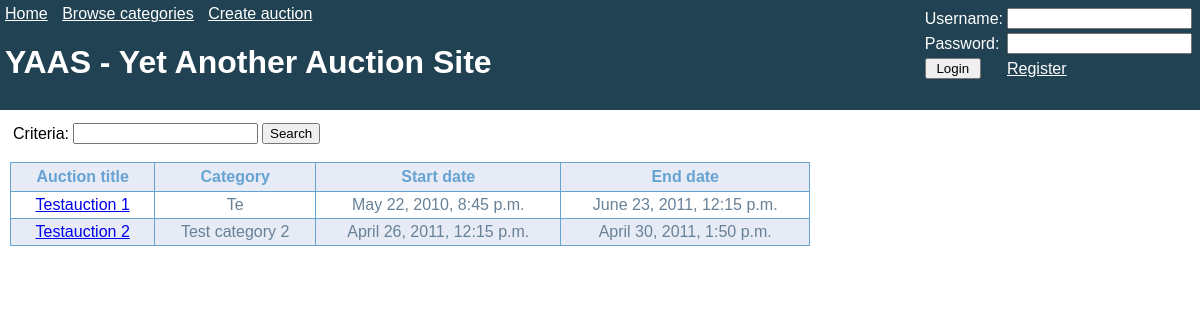
/YAAS/, run on an earlier commit of the app's database.
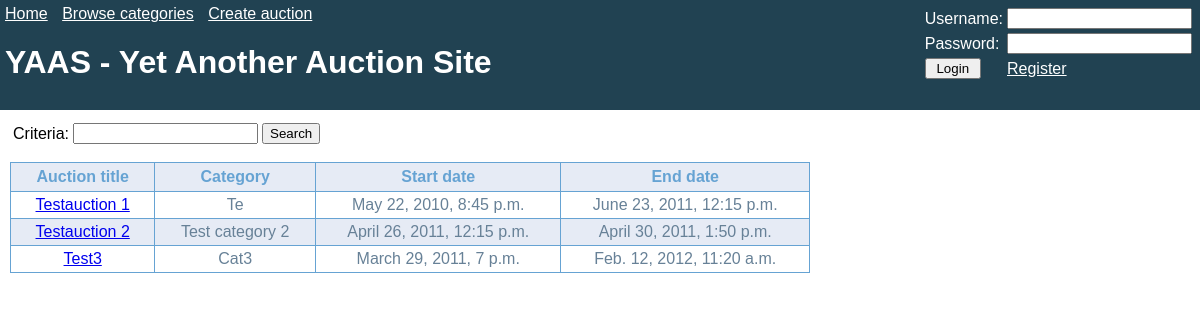
And on a later commit of the database.
### YAAS_app/models.py (models this page shows, shortened)
class Auction(models.Model):
    id = models.AutoField(primary_key=True)
    name = models.CharField(max_length=30)
    category = models.CharField(max_length=30)
    startDate = models.DateTimeField()
    endDate = models.DateTimeField()

### YAAS_app/views.py (the view)
def home(request):
    template = "home.html"
    context = {"auctions": Auction.objects.all()}
    return render_to_response(template, context)

### templates/home.html (shortened to what this page needs)
<!DOCTYPE html>
<html>
<head>
    {% load staticfiles %}
    <link rel="stylesheet" type="text/css" href="{% static "css/main.css" %}">
</head>
<body>
<div id="top">
    <div id="menu">
        <ul>
            <li><a href="/YAAS/">Home</a></li>
            <li><a href="#">Browse categories</a></li>
            <li><a href="/YAAS/create_auction/">Create auction</a></li>
        </ul>
        <h1>YAAS - Yet Another Auction Site</h1>
    </div>
    <form id="login">
        <table>
            <tr>
                <td>Username:</td>
                <td><input type="text" name="username"></td>
            </tr>
            <tr>
                <td>Password:</td>
                <td><input type="password" name="password"></td>
            </tr>
            <tr>
                <td><input type="submit" value=" Login "></td>
                <td><a href="#">Register</a></td>
            </tr>
        </table>
    </form>
</div>
<div id="content">
    <div id="search">
        <table>
            <tr>
                <td>Criteria:</td>
                <td><input type="text" name="username"></td>
                <td><input type="submit" value="Search"></td>
            </tr>
        </table>
    </div>
    <div id="auctions">
        <table>
            <tr>
                <th>Auction title</th>
                <th>Category</th>
                <th>Start date</th>
                <th>End date</th>
            </tr>
            {% for a in auctions %}
                <tr>
                    <td><a href="/YAAS/view_auction/{{ a.id }}/">{{ a.name }}</a></td>
                    <td>{{ a.category }}</td>
                    <td>{{ a.startDate }}</td>
                    <td>{{ a.endDate }}</td>
                </tr>
            {% endfor %}
        </table>
    </div>
</div>
</body>
</html>

### YAAS_app/static/css/main.css (style rules this page uses)
body { font-family:helvetica,sans-serif; }
#top { position:fixed; top:0; left:0; margin:0; width:100%; height:110px; background-color:#214252; color:white; }
#menu { position:absolute; left:5px; top:5px; }
#menu ul { list-style-type:none; margin:0; padding:0; }
#top a:link, #top a:visited { color:#FFFFFF; }
#menu li { display:inline; margin-right:10px; }
#login { position:absolute; right:5px; top:5px; }
#content { clear:both; position:fixed; top:120px; left:10px; }
#auctions { width:800px; height:500px; overflow:auto; }
#auctions table, #auctions th, #auctions td { border:1px solid #66A3D3; }
#auctions table { margin:15px auto; border-collapse:collapse; width:100%; }
#auctions td { color:#678197; padding:4px 15px; text-align:center; }
#auctions tr:nth-child(odd) { background:#E6EBF5 }
#auctions th { text-align:center; color:#66A3D3; padding:5px; }

What changed in the data, as far as the page shows it:
added Auction: name "Test3", category "Cat3", startDate "March 29, 2011, 7 p.m.", endDate "Feb. 12, 2012, 11:20 a.m."
